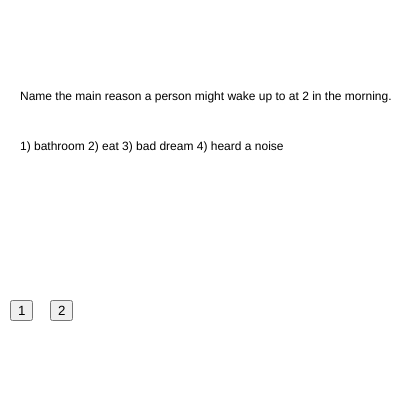
Frame 1 (no input)
Frame 60 (no input): identical to frame 1, image omitted
Frame 120 (the mouse pressed at the canvas centre since frame 60): identical to frame 1, image omitted

The p5.js sketch that drew this single still picture (run headless with seeded random() and noise() and a simulated clock; from frame 60 on, the mouse is pressed at the canvas centre):

// p5.js sketch
// ── sketch.js
var questions = ["Name the main reason a person might wake up to at 2 in the morning."];
var options = ["1) bathroom 2) eat 3) bad dream 4) heard a noise","1) pacific 2) eastern 3) indian 4) atlantic"];
var answers = [1,3];

var currentOption = -1; // refers to what button the user has pressed

var buttons = [];

var currentQuestion = 0;

var answerText = "";

var showAnswer = false;

var interval = 5000;
var prevMillis = 0;

function setup() {
  // put setup code here
  createCanvas(400,400);

  buttons[0] = createButton("1");
  buttons[0].position(10,300);
  buttons[0].mousePressed(function(){
    currentOption = 0;

  });//end of mousePressed

  buttons[1] = createButton("2");
  buttons[1].position(50,300);
  buttons[1].mousePressed(function(){
    currentOption = 1;

  });//end of mousePressed

  buttons[2] = createButton("3");
  buttons[2].position(100,300);
  buttons[2].mousePressed(function(){
    currentOption = 2;

  });//end of mousePressed

  buttons[3] = createButton("4");
  buttons[3].position(150,300);
  buttons[3].mousePressed(function(){
    currentOption = 3;

  });//end of mousePressed


}

function draw() {
  // put drawing code here
  background(255);

  text(questions[currentQuestion], 20,100);
  text(options[currentQuestion], 20,150);

  if(showAnswer == true){
    text(answerText, 20,200);

    //start our timer
    if(millis()-prevMillis > interval){
      prevMillis = millis();
      showAnswer = false;
    }

  }// end of showAnswer == true


  //This will only work on html elements
  if(currentQuestion == 0){
    buttons[2].hide();
    buttons[3].hide();
  }


  if(currentQuestion == 1){
    buttons[2].show();
    buttons[3].show();
  }



  // if the currentOption is not equal to -1
  if(currentOption != -1){
    //do something if currentOption is not equal to -1
    console.log("currentOption " + currentOption);
    if(currentOption == answers[currentQuestion]){
      //correct
      console.log("correct");
      answerText = "correct";
      currentQuestion = currentQuestion + 1;
      //if(currentQuestion == 2){
      //array.length counts how many items are in the array, questions.length has 2 items
      if(currentQuestion == questions.length){
        currentQuestion = 0;
      }//setting array limit
    }else{
      console.log("incorrect");
      answerText = "incorrect";

    }//check for correct or incorrect

    currentOption = -1;
    showAnswer = true;
    prevMillis = millis();

  }// end of currentOption != -1


}//end of draw loop
